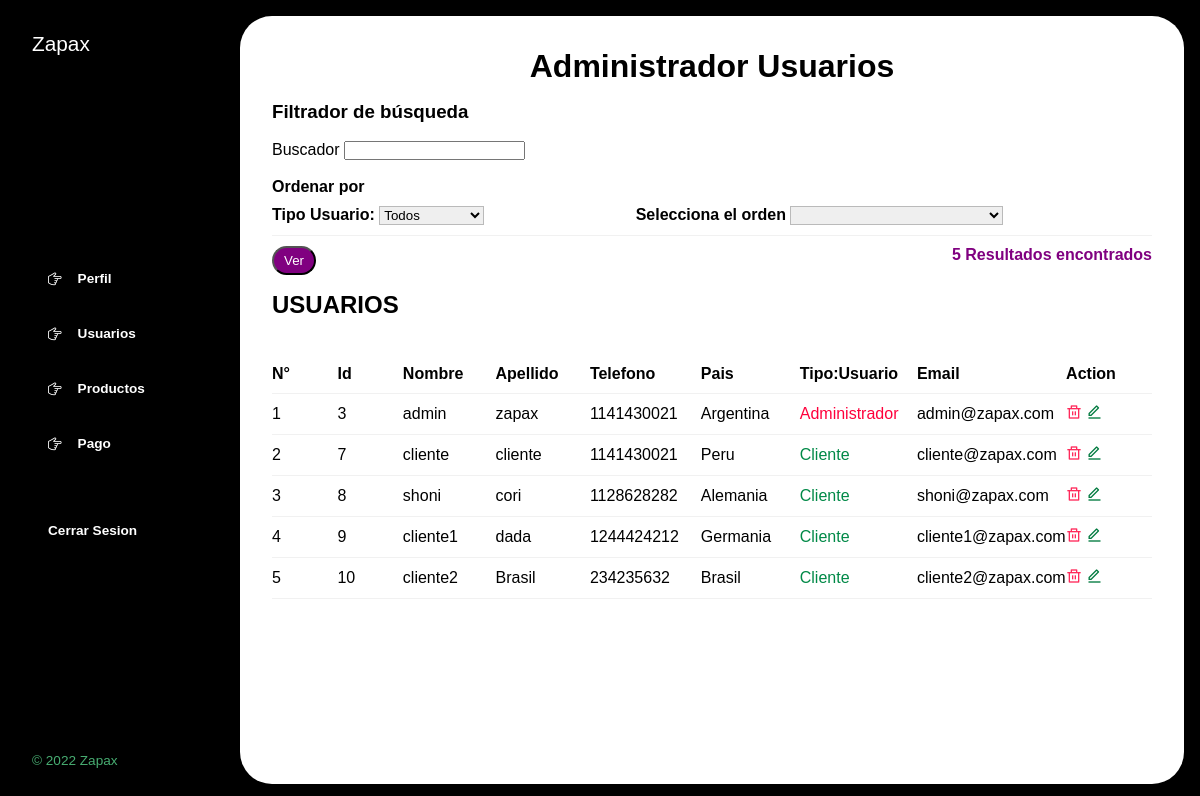
The app's page /config/administrador/usuarios.php (signed in) with its own data.
### tables this page shows
CREATE TABLE `usuarios` (
  `id_usuario` smallint(6) NOT NULL,
  `imagen_usuario` varchar(200) NOT NULL,
  `nombre_usuario` varchar(20) NOT NULL,
  `apellido_usuario` varchar(20) NOT NULL,
  `tarjeta_usuario` varchar(16) NOT NULL,
  `email_usuario` varchar(100) NOT NULL,
  `contraseña_usuario` varchar(100) NOT NULL,
  `pais_usuario` varchar(50) NOT NULL,
  `telefono_usuario` int(50) NOT NULL,
  `tipo_usuario` int(15) NOT NULL
);

### config/administrador/acciones/codFiltrarUsuario.php (called while the page is built, shortened)
<?php
        $aKeyword = explode(" ", $_POST['buscar']);
        if ($_POST["buscar"] == '' AND $_POST['buscamodelo'] == '' AND $_POST['buscapreciodesde'] == '' AND $_POST['buscapreciohasta'] == ''){
                $query ="SELECT * FROM usuarios ";
        }else{
                $query ="SELECT * FROM usuarios ";
                if ($_POST["buscar"] != '' ){
                        $query .= "WHERE (nombre_usuario LIKE LOWER('%".$aKeyword[0]."%')  OR apellido_usuario LIKE LOWER('%".$aKeyword[0]."%') OR tipo_usuario LIKE LOWER('%".$aKeyword[0]."%')) ";
                }
        }
        $sql = $conexion->query($query);
        $producto = mysqli_num_rows($sql);
?>

### config/administrador/usuarios.php (the view, shortened to what this page needs)
<?php
include 'header.php';
include 'acciones/codFiltrarUsuario.php';
?>
<main>
    <h1 class="titulo-principal" id="titulo-principal" style="text-align: center;">Administrador Usuarios</h1>
    <div id="contenedor-productos" class="contenedor-productos">
        <div class="filter">
            <form method="POST">
                <h3 class="">Filtrador de búsqueda</h4>
                    <br>
                    <div class="filter-option">
                        <div class="filter-option_buscador">
                            <label class="">Buscador</label>
                            <input type="text" class="filter-option_buscador_buscador" id="buscar" name="buscar" value="<?php echo $_POST["buscar"] ?>">
                        </div>
                        <br>
                        <div class="filter-option_container_table">
                            <h4 class="card-title">Ordenar por</h4>
                            <table class="filter-options_container_table_table">
                                <thead>
                                    <tr class="filters">
                                        <th>
                                            Tipo Usuario:
                                            <select id="assigned-tutor-filter" id="buscadepartamento" name="buscamodelo" class="form-control mt-2" style="border: #bababa 1px solid; color:#000000;">
                                                <option value="">Todos</option>
                                            </select>
                                        </th>
                                        <th>
                                            Selecciona el orden
                                            <select id="assigned-tutor-filter" id="orden" name="orden" class="form-control mt-2" style="border: #bababa 1px solid; color:#000000;">
                                                <option value=""></option>
                                                <option value="1">Ordenar por nombre</option>
                                            </select>
                                        </th>
                                    </tr>
                                </thead>
                            </table>
                        </div>
                        <div class="col-1">
                            <input type="submit" class="btn " value="Ver" style="margin-top: 10px; background-color: purple; color: white; padding: 5px 10px; border-radius:25px; cursor:pointer;" />
                            <p style="margin-top: 10px;font-weight: bold; color:purple; float:right;"><i class="mdi mdi-file-document"></i> <?php echo $producto; ?> Resultados encontrados</p>
                        </div>
                    </div>
            </form>
        </div>
        <div class="recent--patients">
            <div class="title">
                <h2 class="section--title">USUARIOS</h2>
            </div>
            <br><br>
            <div class="table">
                <table>
                    <thead>
                        <tr>
                            <th>N°</th>
                            <th>Id</th>
                            <th>Nombre</th>
                            <th>Apellido</th>
                            <th>Telefono</th>
                            <th>Pais</th>
                            <th>Tipo:Usuario</th>
                            <th>Email</th>
                            <th>Action</th>
                        </tr>
                    </thead>
                    <tbody>
                        <?php $idusuario = 1;
                        while ($datos = mysqli_fetch_array($sql)) { ?>
                            <tr>
                                <td><?php echo $idusuario ?></td>
                                <td><?php echo $datos['id_usuario'] ?></td>
                                <td><?php echo $datos['nombre_usuario'] ?></td>
                                <td><?php echo $datos['apellido_usuario'] ?></td>
                                <td><?php echo $datos['telefono_usuario'] ?></td>
                                <td><?php echo $datos['pais_usuario'] ?></td>
                                <td class="<?php if ($datos['tipo_usuario'] == "1") {
                                                $t = 'Administrador';
                                                echo "rejected";
                                            } else {
                                                $t = 'Cliente';
                                                echo "confirmed";
                                            } ?>">
                                    <?php echo $t ?>
                                </td>
                                <td><?php echo $datos['email_usuario'] ?></td>
                                <td>
                                    <a name="id_usuario" href="acciones/codEliminarUsuario.php?id_usuario=<?php echo $datos['id_usuario'] ?>" role="button"><i class="ri-delete-bin-line delete"></i></a>
                                    <a name="edit" href="editarUsuario.php?id_usuario=<?php echo $datos['id_usuario']; ?>&nombre_usuario=<?php echo $datos['nombre_usuario']; ?>&apellido_usuario=<?php echo $datos['apellido_usuario']; ?>&telefono_usuario=<?php echo $datos['telefono_usuario']; ?>&pais_usuario=<?php echo $datos['pais_usuario']; ?>&tipo_usuario=<?php echo $datos['tipo_usuario']; ?>&email_usuario=<?php echo $datos['email_usuario']; ?>" role="button"><i class="ri-edit-line edit"></i>
                                    </a>
                                </td>
                            </tr>
                        <?php $idusuario++;
                        } ?>
                    </tbody>
                </table>
            </div>
        </div>
    </div>
</main>
</div>
</body>
</html>

### config/administrador/header.php (shortened to what this page needs)
<!DOCTYPE html>
<html lang="es">
<head>
    <link rel="stylesheet" href="https://cdn.jsdelivr.net/npm/bootstrap-icons@1.9.1/font/bootstrap-icons.css">
    <link rel="stylesheet" href="style.css">
    <link href="https://cdn.jsdelivr.net/npm/remixicon@2.5.0/fonts/remixicon.css" rel="stylesheet">
</head>
<body>
    <div class="wrapper">
        <aside>
            <header>
                <h1 class="logo">Zapax</h1>
            </header>
            <nav>
                <ul class="menu">
                    <li>
                    <a href="./index.php"><button id="pefil" class="boton-menu boton-categoria"><i class="bi bi-hand-index-thumb"></i>Perfil</button></a>
                    </li>
                    <li>
                    <a href="./usuarios.php"><button id="usuarios" class="boton-menu boton-categoria"><i class="bi bi-hand-index-thumb"></i>Usuarios</button>
                    </a></li>
                    <li>
                    <a href="./productos.php"><button id="productos" class="boton-menu boton-categoria"><i class="bi bi-hand-index-thumb"></i>Productos</button>
                    </a></li>
                    <li>
                    <a href="./pagos.php"><button id="mPago" class="boton-menu boton-categoria"><i class="bi bi-hand-index-thumb"></i>Pago</button>
                    </a></li>
                    <li>
                        <a class="boton-menu boton-carrito" href="../cerrarSesion.php">
                            Cerrar Sesion
                        </a>
                    </li>
                </ul>
            </nav>
            <footer>
                <p class="texto-footer">© 2022 Zapax</p>
            </footer>
        </aside>

### config/administrador/style.css (style rules this page uses)
* { margin: 0; padding: 0; box-sizing: border-box; font-family: 'Rubik', sans-serif; }
h1, h2, h3, h4, h5, h6, p, input, textarea, ul { margin: 0; padding: 0; }
ul { list-style-type: none; }
a { text-decoration: none; }
.wrapper { display: grid; grid-template-columns: 1fr 4fr; background-color: var(--color-negro); }
aside { padding: 2rem; padding-right: 0; color: var(--color-blanco); position: sticky; top: 0; height: 100vh; display: flex; flex-direction: column; justify-content: space-between; }
.logo { font-weight: 400; font-size: 1.3rem; }
.menu { display: flex; flex-direction: column; gap: .5rem; }
.boton-menu { background-color: transparent; border: 0; color: var(--color-blanco); cursor: pointer; display: flex; align-items: center; gap: 1rem; font-weight: 600; padding: 1rem; font-size: .85rem; width: 100%; }
.boton-menu > i.bi-hand-index-thumb-fill, .boton-menu > i.bi-hand-index-thumb { transform: rotateZ(90deg); }
.boton-carrito { margin-top: 2rem; }
.texto-footer { color: var(--color-verdeClaro); font-size: .85rem; }
main { background-color: var(--color-blanco); margin: 1rem; margin-left: 0; border-radius: 2rem; padding: 2rem; overflow-y: scroll; }
.titulo-principal { color: var(--color-negro); margin-bottom: 1rem; }
.contenedor-productos { display: grid; gap: 1rem; }
.recent--patients { margin-bottom: 20px; }
.table { height: 200px; }
table { width: 100%; text-align: left; border-collapse: collapse; }
tr { border-bottom: 1px solid #f1f1f1; }
td, th { padding-block: 10px; width: 150px; }
.edit { color: #007a3f; margin-right: 10px; }
.delete { color: #ff2a5b; }
.confirmed { color: #008947; }
.rejected { color: #ff003c; }

### css/predeterminado.css (style rules this page uses)
* { padding: 0; margin: 0; box-sizing: border-box; text-decoration: none; list-style-type: none; font-family: 'Montserrat', sans-serif; }
:root { --color-verdeOscuro: #026d2e; --color-verdeClaro: #47ac71; --color-rojoOscuro: #950000; --color-rojoClaro: #ff2a5b; --color-negro: #000; --color-negroClaro: #111; --color-blanco: #fff; }
html { scroll-behavior: smooth; }

### records on screen
usuarios: id_usuario "3", nombre_usuario "admin", apellido_usuario "zapax", telefono_usuario "1141430021", pais_usuario "Argentina", tipo_usuario "Administrador", email_usuario "admin@zapax.com"
usuarios: id_usuario "7", nombre_usuario "cliente", apellido_usuario "cliente", telefono_usuario "1141430021", pais_usuario "Peru", tipo_usuario "Cliente", email_usuario "cliente@zapax.com"
usuarios: id_usuario "8", nombre_usuario "shoni", apellido_usuario "cori", telefono_usuario "1128628282", pais_usuario "Alemania", tipo_usuario "Cliente", email_usuario "shoni@zapax.com"
usuarios: id_usuario "9", nombre_usuario "cliente1", apellido_usuario "dada", telefono_usuario "1244424212", pais_usuario "Germania", tipo_usuario "Cliente", email_usuario "cliente1@zapax.com"
usuarios: id_usuario "10", nombre_usuario "cliente2", apellido_usuario "Brasil", telefono_usuario "234235632", pais_usuario "Brasil", tipo_usuario "Cliente", email_usuario "cliente2@zapax.com"

### other values on screen
$producto "5"
